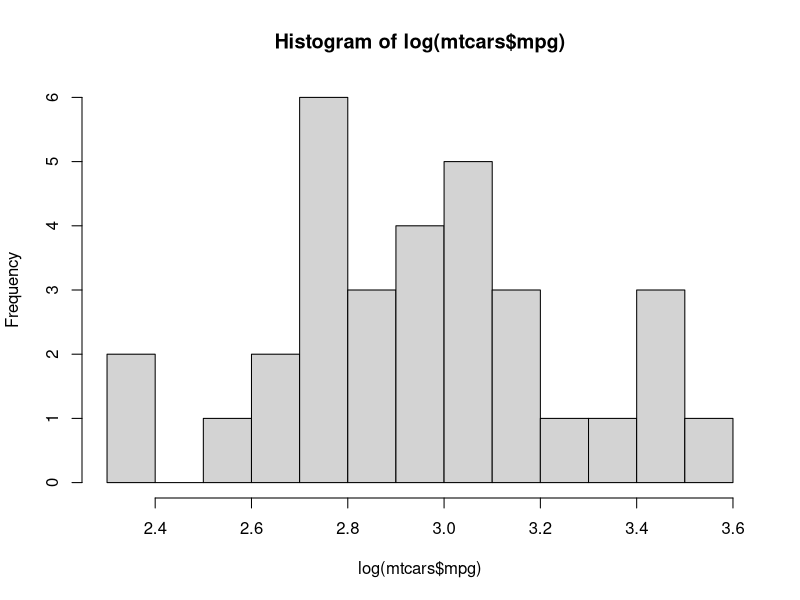
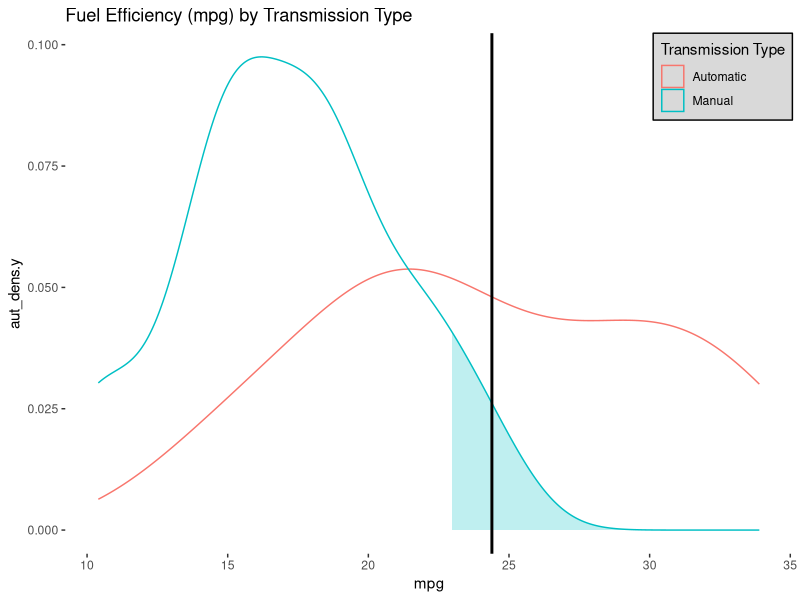
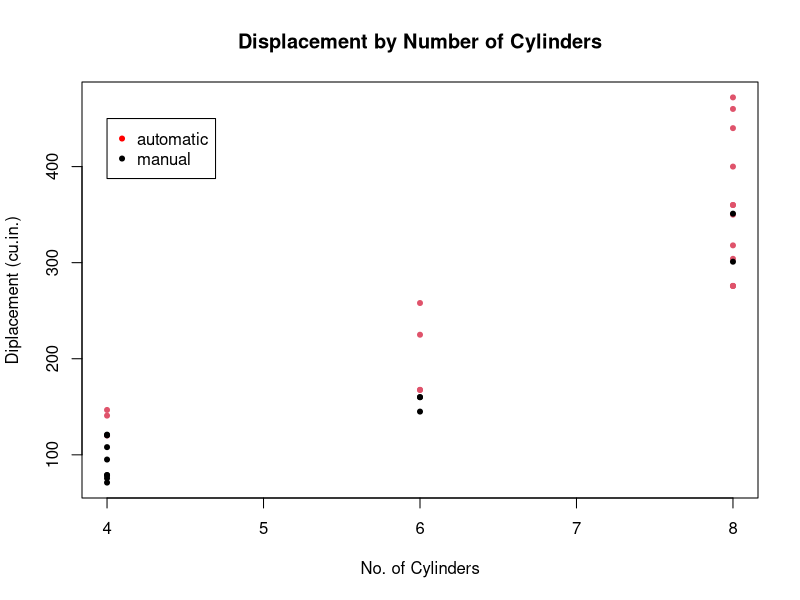
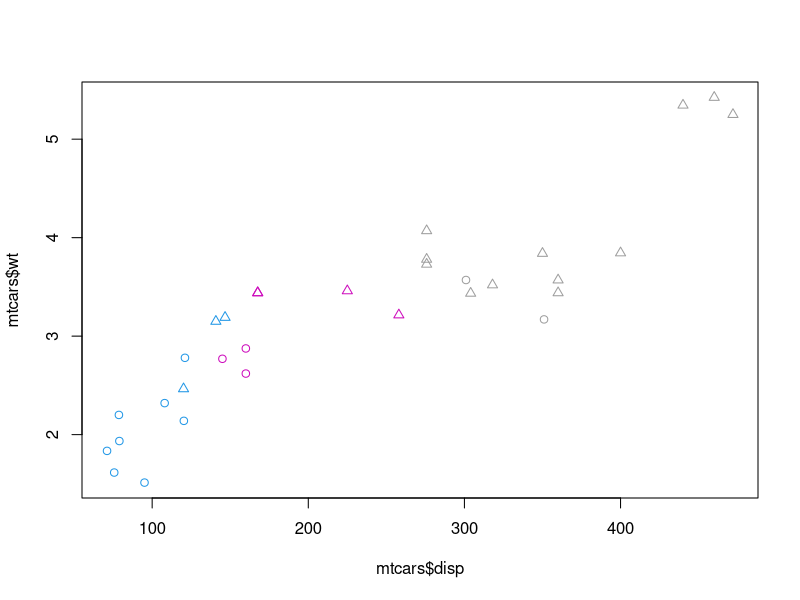
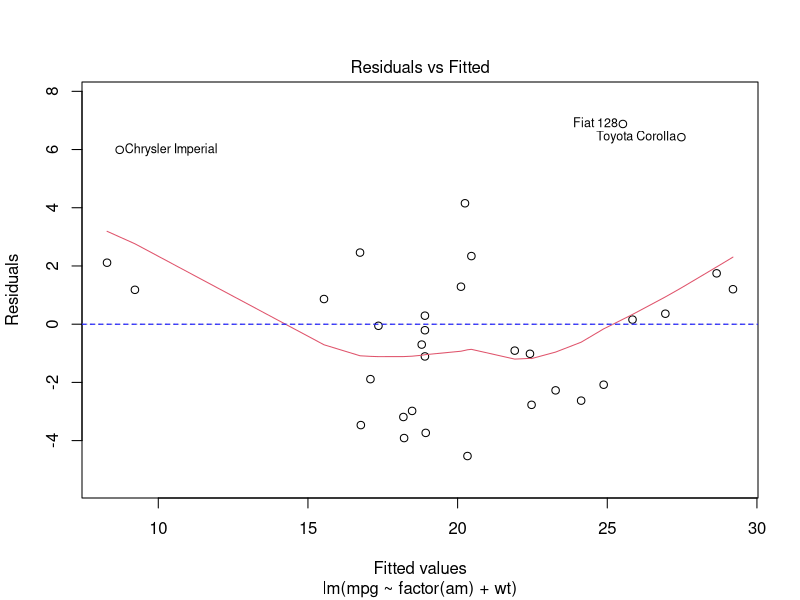
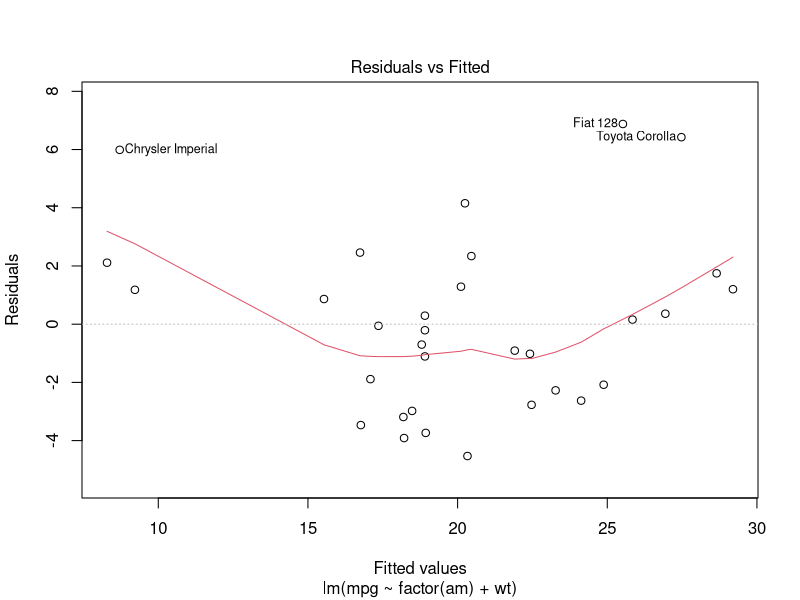
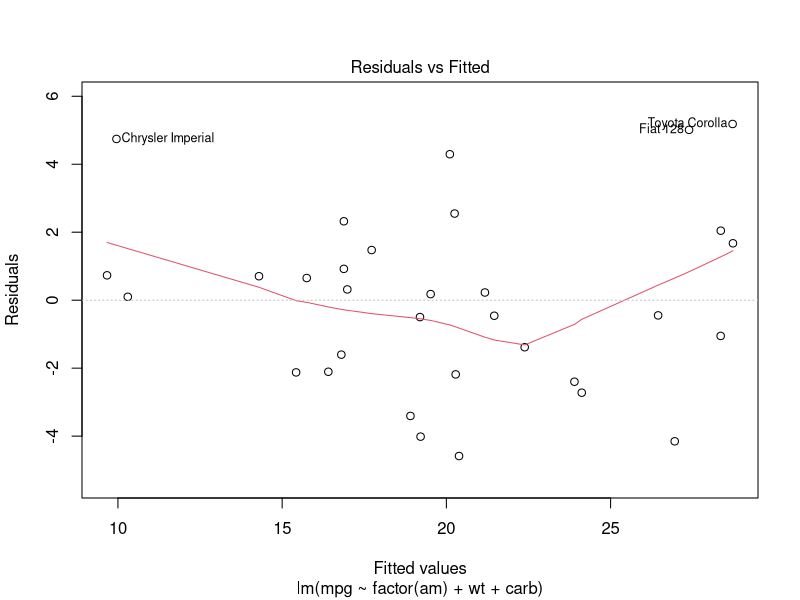
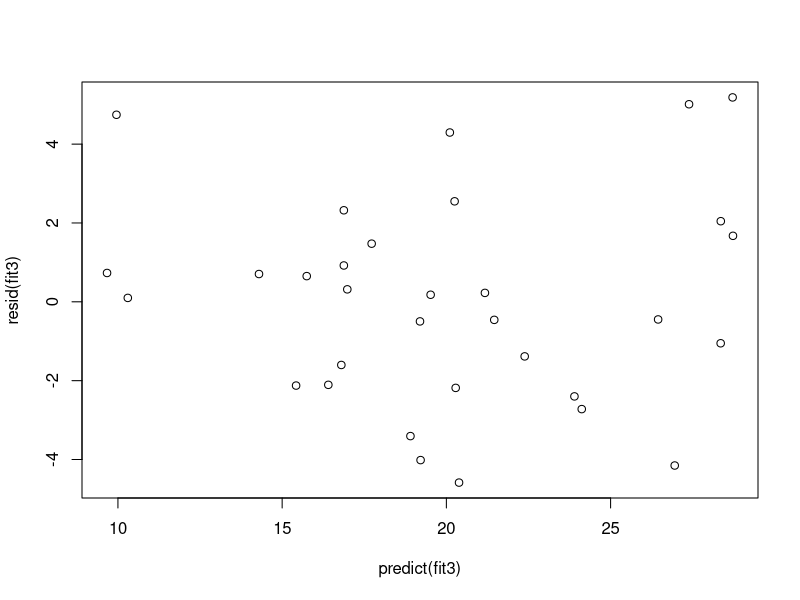

R code for these plots, in order:
## ---- chunk 1
knitr::opts_chunk$set(echo = TRUE)
## ---- chunk 2
# load data
library(datasets)
data("mtcars")

# load requisite packages
library(dplyr)
library(GGally)
library(ggplot2)
## ---- chunk 3
str(mtcars)
## ---- chunk 4
## distribution of mileages/gallon
summary(mtcars$mpg)
hist(log(mtcars$mpg), breaks=15)

## density plot of mpg by transmission type
mtcars$am <- relevel(as.factor(mtcars$am), ref=2)
g <- ggplot()+
  geom_density(data=mtcars,aes(x=mpg, color=factor(am))) +
  labs(title="Fuel Efficiency (mpg) by Transmission Type")+
  scale_color_manual(name="Transmission Type",
                     labels=c("Automatic", "Manual"),
                     values=c("#F8766D", "#00BFC4"))+
  theme(panel.background = element_blank(), 
        legend.position = c(1,1),
        legend.justification = c(1,1),
        legend.background = element_rect(color="black", fill="grey85"))

aut_dens <- density(mtcars[mtcars$am==0,]$mpg)
q95 <- quantile(mtcars[mtcars$am==0,]$mpg, probs=0.95)
df_aut_dens <- data.frame(aut_dens$x, aut_dens$y)

g + geom_area(data=subset(df_aut_dens, aut_dens.x >= q95),
              aes(x=aut_dens.x, y=aut_dens.y), fill="#00BFC4", alpha=.25)+
  geom_vline(xintercept = mean(mtcars[mtcars$am==1,]$mpg), 
             size=1, color="black")
## ---- chunk 5
# initial linear model with single predictor `am`
fit1 <- lm(mpg ~ am, data=mtcars)

## ---- chunk 6
# plot of displacement by number of cylinders
plot(mtcars$cyl, mtcars$disp, col=factor(mtcars$am), pch=20,
     main="Displacement by Number of Cylinders",
     ylab="Diplacement (cu.in.)", xlab="No. of Cylinders")
legend(4, 450, legend=c("automatic", "manual"), col = c("red", "black"), pch=20)
## ---- chunk 7
# plot of weight by displacement colored by number of cylinders
plot(mtcars$disp, mtcars$wt, col=mtcars$cyl, pch=as.integer(mtcars$am))
## ---- chunk 8
# linear model that now includes weight as a controlling factor
fit2 <- lm(mpg ~ factor(am) + wt, data=mtcars)

## ---- chunk 9
# residuals plots
par(mfrow=c(1,1))
plot(fit2, which=c(1))
abline(h=0, lty=2, col="blue")
## ---- chunk 10
# hat values of outliers
summary(hatvalues(fit2))
hatvalues(fit2)
plot(fit2, which=1)
mtcars[c("Chrysler Imperial","Fiat 128", "Toyota Corolla"),]
mean(mtcars$wt)
## ---- chunk 11
fit3 <- lm(mpg ~ factor(am) + wt + carb, data=mtcars)
plot(fit3, which=1)
hatvalues(fit3)
plot(predict(fit3), resid(fit3))
